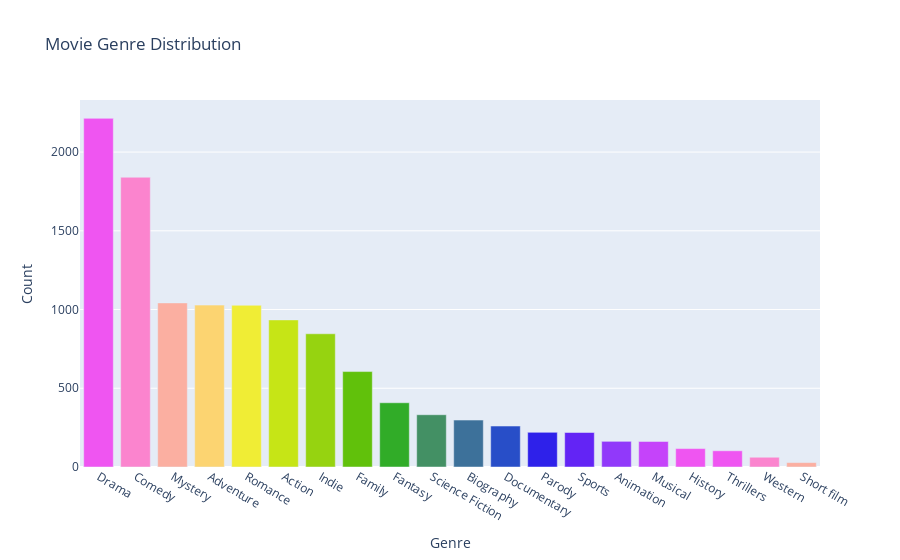

The cell this chart's notebook holds for it:
### Code cell
# Run these two lines separately in a separate cell:
# pip install plotly
# pip install plotly.express

import plotly.express as px
import plotly.offline as pyo
# import plotly.tools as plotly_tools
# import plotly.graph_objs as go

# Example of using two lists
fig = px.bar(x=indexes,
             y=counts,
             title="Movie Genre Distribution",
             # What do we want to color by -- in this case I want the colors to follow the genres
             color=indexes,
             # Color scales can be found here: https://plotly.com/python/builtin-colorscales/
             color_discrete_sequence= px.colors.cyclical.mygbm,
             # Axis labels
             labels={"x": "Genre",
                     "y": "Count"}
            ).update_traces(hovertemplate='<b>Genre: %{x}</b><br>Count: %{y}<extra></extra>') # This is to set a custom template for what you see when you hover over the bars

# Removes legend
fig.update_layout(showlegend=False)
# fig.update_layout(hovertemplate='<b>Genre: %{indexes}</b><br>Count: %{counts}<extra></extra>')
fig.show()
# fig.write_html("plots/genre_distribution.html")
# Saves plot to offline
pyo.plot(fig, filename="plots/genre_distribution.html", auto_open=False)

### Figure 1 — Plotly figure (JSON) as saved in the notebook; plotly's stock layout.template omitted (floating-point values rounded to 4 significant figures)
{"data": [{"alignmentgroup": "True", "hovertemplate": "<b>Genre: %{x}</b><br>Count: %{y}<extra></extra>", "legendgroup": "Drama", "marker": {"color": "#ef55f1", "pattern": {"shape": ""}}, "name": "Drama", "offsetgroup": "Drama", "orientation": "v", "showlegend": true, "textposition": "auto", "type": "bar", "x": ["Drama"], "xaxis": "x", "y": [2214], "yaxis": "y"}, {"alignmentgroup": "True", "hovertemplate": "<b>Genre: %{x}</b><br>Count: %{y}<extra></extra>", "legendgroup": "Comedy", "marker": {"color": "#fb84ce", "pattern": {"shape": ""}}, "name": "Comedy", "offsetgroup": "Comedy", "orientation": "v", "showlegend": true, "textposition": "auto", "type": "bar", "x": ["Comedy"], "xaxis": "x", "y": [1840], "yaxis": "y"}, {"alignmentgroup": "True", "hovertemplate": "<b>Genre: %{x}</b><br>Count: %{y}<extra></extra>", "legendgroup": "Mystery", "marker": {"color": "#fbafa1", "pattern": {"shape": ""}}, "name": "Mystery", "offsetgroup": "Mystery", "orientation": "v", "showlegend": true, "textposition": "auto", "type": "bar", "x": ["Mystery"], "xaxis": "x", "y": [1042], "yaxis": "y"}, {"alignmentgroup": "True", "hovertemplate": "<b>Genre: %{x}</b><br>Count: %{y}<extra></extra>", "legendgroup": "Adventure", "marker": {"color": "#fcd471", "pattern": {"shape": ""}}, "name": "Adventure", "offsetgroup": "Adventure", "orientation": "v", "showlegend": true, "textposition": "auto", "type": "bar", "x": ["Adventure"], "xaxis": "x", "y": [1028], "yaxis": "y"}, {"alignmentgroup": "True", "hovertemplate": "<b>Genre: %{x}</b><br>Count: %{y}<extra></extra>", "legendgroup": "Romance", "marker": {"color": "#f0ed35", "pattern": {"shape": ""}}, "name": "Romance", "offsetgroup": "Romance", "orientation": "v", "showlegend": true, "textposition": "auto", "type": "bar", "x": ["Romance"], "xaxis": "x", "y": [1027], "yaxis": "y"}, {"alignmentgroup": "True", "hovertemplate": "<b>Genre: %{x}</b><br>Count: %{y}<extra></extra>", "legendgroup": "Action", "marker": {"color": "#c6e516", "pattern": {"shape": ""}}, "name": "Action", "offsetgroup": "Action", "orientation": "v", "showlegend": true, "textposition": "auto", "type": "bar", "x": ["Action"], "xaxis": "x", "y": [934], "yaxis": "y"}, {"alignmentgroup": "True", "hovertemplate": "<b>Genre: %{x}</b><br>Count: %{y}<extra></extra>", "legendgroup": "Indie", "marker": {"color": "#96d310", "pattern": {"shape": ""}}, "name": "Indie", "offsetgroup": "Indie", "orientation": "v", "showlegend": true, "textposition": "auto", "type": "bar", "x": ["Indie"], "xaxis": "x", "y": [846], "yaxis": "y"}, {"alignmentgroup": "True", "hovertemplate": "<b>Genre: %{x}</b><br>Count: %{y}<extra></extra>", "legendgroup": "Family", "marker": {"color": "#61c10b", "pattern": {"shape": ""}}, "name": "Family", "offsetgroup": "Family", "orientation": "v", "showlegend": true, "textposition": "auto", "type": "bar", "x": ["Family"], "xaxis": "x", "y": [606], "yaxis": "y"}, {"alignmentgroup": "True", "hovertemplate": "<b>Genre: %{x}</b><br>Count: %{y}<extra></extra>", "legendgroup": "Fantasy", "marker": {"color": "#31ac28", "pattern": {"shape": ""}}, "name": "Fantasy", "offsetgroup": "Fantasy", "orientation": "v", "showlegend": true, "textposition": "auto", "type": "bar", "x": ["Fantasy"], "xaxis": "x", "y": [408], "yaxis": "y"}, {"alignmentgroup": "True", "hovertemplate": "<b>Genre: %{x}</b><br>Count: %{y}<extra></extra>", "legendgroup": "Science Fiction", "marker": {"color": "#439064", "pattern": {"shape": ""}}, "name": "Science Fiction", "offsetgroup": "Science Fiction", "orientation": "v", "showlegend": true, "textposition": "auto", "type": "bar", "x": ["Science Fiction"], "xaxis": "x", "y": [332], "yaxis": "y"}, {"alignmentgroup": "True", "hovertemplate": "<b>Genre: %{x}</b><br>Count: %{y}<extra></extra>", "legendgroup": "Biography", "marker": {"color": "#3d719a", "pattern": {"shape": ""}}, "name": "Biography", "offsetgroup": "Biography", "orientation": "v", "showlegend": true, "textposition": "auto", "type": "bar", "x": ["Biography"], "xaxis": "x", "y": [298], "yaxis": "y"}, {"alignmentgroup": "True", "hovertemplate": "<b>Genre: %{x}</b><br>Count: %{y}<extra></extra>", "legendgroup": "Documentary", "marker": {"color": "#284ec8", "pattern": {"shape": ""}}, "name": "Documentary", "offsetgroup": "Documentary", "orientation": "v", "showlegend": true, "textposition": "auto", "type": "bar", "x": ["Documentary"], "xaxis": "x", "y": [260], "yaxis": "y"}, {"alignmentgroup": "True", "hovertemplate": "<b>Genre: %{x}</b><br>Count: %{y}<extra></extra>", "legendgroup": "Parody", "marker": {"color": "#2e21ea", "pattern": {"shape": ""}}, "name": "Parody", "offsetgroup": "Parody", "orientation": "v", "showlegend": true, "textposition": "auto", "type": "bar", "x": ["Parody"], "xaxis": "x", "y": [220], "yaxis": "y"}, {"alignmentgroup": "True", "hovertemplate": "<b>Genre: %{x}</b><br>Count: %{y}<extra></extra>", "legendgroup": "Sports", "marker": {"color": "#6324f5", "pattern": {"shape": ""}}, "name": "Sports", "offsetgroup": "Sports", "orientation": "v", "showlegend": true, "textposition": "auto", "type": "bar", "x": ["Sports"], "xaxis": "x", "y": [219], "yaxis": "y"}, {"alignmentgroup": "True", "hovertemplate": "<b>Genre: %{x}</b><br>Count: %{y}<extra></extra>", "legendgroup": "Animation", "marker": {"color": "#9139fa", "pattern": {"shape": ""}}, "name": "Animation", "offsetgroup": "Animation", "orientation": "v", "showlegend": true, "textposition": "auto", "type": "bar", "x": ["Animation"], "xaxis": "x", "y": [163], "yaxis": "y"}, {"alignmentgroup": "True", "hovertemplate": "<b>Genre: %{x}</b><br>Count: %{y}<extra></extra>", "legendgroup": "Musical", "marker": {"color": "#c543fa", "pattern": {"shape": ""}}, "name": "Musical", "offsetgroup": "Musical", "orientation": "v", "showlegend": true, "textposition": "auto", "type": "bar", "x": ["Musical"], "xaxis": "x", "y": [162], "yaxis": "y"}, {"alignmentgroup": "True", "hovertemplate": "<b>Genre: %{x}</b><br>Count: %{y}<extra></extra>", "legendgroup": "History", "marker": {"color": "#ef55f1", "pattern": {"shape": ""}}, "name": "History", "offsetgroup": "History", "orientation": "v", "showlegend": true, "textposition": "auto", "type": "bar", "x": ["History"], "xaxis": "x", "y": [117], "yaxis": "y"}, {"alignmentgroup": "True", "hovertemplate": "<b>Genre: %{x}</b><br>Count: %{y}<extra></extra>", "legendgroup": "Thrillers", "marker": {"color": "#ef55f1", "pattern": {"shape": ""}}, "name": "Thrillers", "offsetgroup": "Thrillers", "orientation": "v", "showlegend": true, "textposition": "auto", "type": "bar", "x": ["Thrillers"], "xaxis": "x", "y": [103], "yaxis": "y"}, {"alignmentgroup": "True", "hovertemplate": "<b>Genre: %{x}</b><br>Count: %{y}<extra></extra>", "legendgroup": "Western", "marker": {"color": "#fb84ce", "pattern": {"shape": ""}}, "name": "Western", "offsetgroup": "Western", "orientation": "v", "showlegend": true, "textposition": "auto", "type": "bar", "x": ["Western"], "xaxis": "x", "y": [62], "yaxis": "y"}, {"alignmentgroup": "True", "hovertemplate": "<b>Genre: %{x}</b><br>Count: %{y}<extra></extra>", "legendgroup": "Short film", "marker": {"color": "#fbafa1", "pattern": {"shape": ""}}, "name": "Short film", "offsetgroup": "Short film", "orientation": "v", "showlegend": true, "textposition": "auto", "type": "bar", "x": ["Short film"], "xaxis": "x", "y": [28], "yaxis": "y"}], "layout": {"barmode": "relative", "legend": {"title": {"text": "color"}, "tracegroupgap": 0}, "showlegend": false, "title": {"text": "Movie Genre Distribution"}, "xaxis": {"anchor": "y", "domain": [0, 1], "title": {"text": "Genre"}}, "yaxis": {"anchor": "x", "domain": [0, 1], "title": {"text": "Count"}}}}
